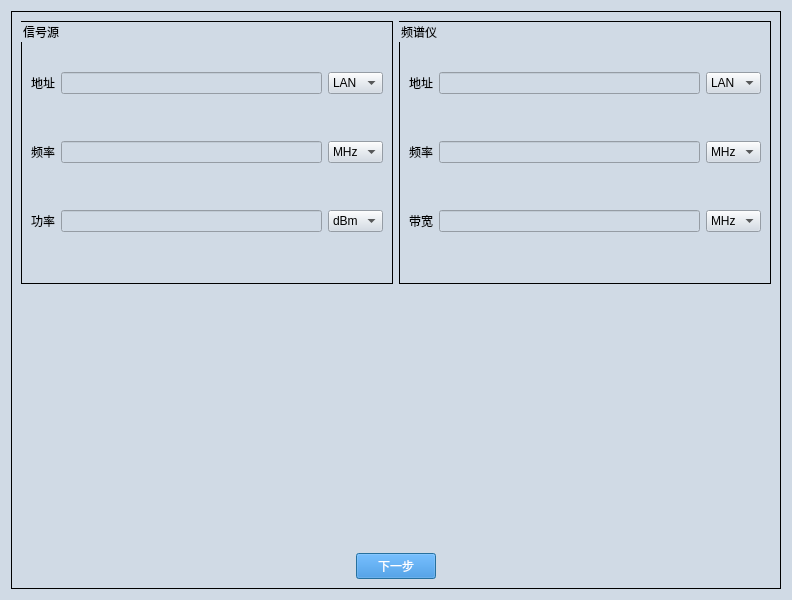
<?xml version="1.0" encoding="UTF-8"?>
<ui version="4.0">
 <class>Dialog</class>
 <widget class="QDialog" name="Dialog">
  <property name="geometry">
   <rect>
    <x>0</x>
    <y>0</y>
    <width>792</width>
    <height>600</height>
   </rect>
  </property>
  <property name="font">
   <font>
    <family>Microsoft YaHei</family>
    <pointsize>14</pointsize>
   </font>
  </property>
  <property name="windowTitle">
   <string>Dialog</string>
  </property>
  <property name="styleSheet">
   <string notr="true">QDialog{
background-color:#D0DAE5;
}

QTextBrower{
background-color:#D0DAE5;
}

QLineEdit{
background-color:#D0DAE5;
}

QWidget{
background-color:#D0DAE5;
}

QStackedWidget{
background-color:#D0DAE5;
}

QHeaderView{
background-color:#D0DAE5;
}

QLabel{
font-size:12px;
font-family:Microsoft YaHei;
background-color:#D0DAE5;
}

QPushButton{         /*按钮自适应拉伸背景*/
border-width: 2px 15px 2px 15px;
background-color:#2884D8;
color: #FFFFFF;
font-size:12px;
font-family:Microsoft YaHei;
}

QGroupBox{
font-size:12px;
font-family:Microsoft YaHei;
border:1px solid rgb(0, 0, 0); 
}</string>
  </property>
  <layout class="QGridLayout" name="gridLayout_2">
   <item row="0" column="0">
    <widget class="QGroupBox" name="groupBox">
     <property name="title">
      <string/>
     </property>
     <layout class="QGridLayout" name="gridLayout_4" rowstretch="1,0,1,0">
      <item row="3" column="0" colspan="2">
       <layout class="QGridLayout" name="gridLayout">
        <item row="0" column="0">
         <spacer name="horizontalSpacer">
          <property name="orientation">
           <enum>Qt::Horizontal</enum>
          </property>
          <property name="sizeHint" stdset="0">
           <size>
            <width>40</width>
            <height>20</height>
           </size>
          </property>
         </spacer>
        </item>
        <item row="0" column="1">
         <widget class="QPushButton" name="pushButton_next">
          <property name="text">
           <string>下一步</string>
          </property>
         </widget>
        </item>
        <item row="0" column="2">
         <spacer name="horizontalSpacer_2">
          <property name="orientation">
           <enum>Qt::Horizontal</enum>
          </property>
          <property name="sizeHint" stdset="0">
           <size>
            <width>40</width>
            <height>20</height>
           </size>
          </property>
         </spacer>
        </item>
       </layout>
      </item>
      <item row="0" column="0" rowspan="2" colspan="2">
       <layout class="QHBoxLayout" name="horizontalLayout">
        <item>
         <widget class="QGroupBox" name="groupBox_2">
          <property name="title">
           <string>信号源</string>
          </property>
          <layout class="QGridLayout" name="gridLayout_3">
           <item row="0" column="2">
            <widget class="QComboBox" name="comboBox_sg_addr">
             <item>
              <property name="text">
               <string>LAN</string>
              </property>
             </item>
            </widget>
           </item>
           <item row="1" column="0">
            <widget class="QLabel" name="label">
             <property name="text">
              <string>频率</string>
             </property>
            </widget>
           </item>
           <item row="1" column="1">
            <widget class="QLineEdit" name="lineEdit_freq_sg"/>
           </item>
           <item row="1" column="2">
            <widget class="QComboBox" name="comboBox_sg_freq">
             <item>
              <property name="text">
               <string>MHz</string>
              </property>
             </item>
            </widget>
           </item>
           <item row="2" column="0">
            <widget class="QLabel" name="label_2">
             <property name="text">
              <string>功率</string>
             </property>
            </widget>
           </item>
           <item row="2" column="1">
            <widget class="QLineEdit" name="lineEdit_power_sg"/>
           </item>
           <item row="2" column="2">
            <widget class="QComboBox" name="comboBox_sg_power">
             <item>
              <property name="text">
               <string>dBm</string>
              </property>
             </item>
            </widget>
           </item>
           <item row="0" column="1">
            <widget class="QLineEdit" name="lineEdit_addr_sg"/>
           </item>
           <item row="0" column="0">
            <widget class="QLabel" name="label_5">
             <property name="text">
              <string>地址</string>
             </property>
            </widget>
           </item>
          </layout>
         </widget>
        </item>
        <item>
         <widget class="QGroupBox" name="groupBox_4">
          <property name="title">
           <string>频谱仪</string>
          </property>
          <layout class="QGridLayout" name="gridLayout_5">
           <item row="0" column="2">
            <widget class="QComboBox" name="comboBox_sa_addr">
             <item>
              <property name="text">
               <string>LAN</string>
              </property>
             </item>
            </widget>
           </item>
           <item row="1" column="0">
            <widget class="QLabel" name="label_7">
             <property name="text">
              <string>频率</string>
             </property>
            </widget>
           </item>
           <item row="1" column="1">
            <widget class="QLineEdit" name="lineEdit_freq_sa"/>
           </item>
           <item row="1" column="2">
            <widget class="QComboBox" name="comboBox_sa_freq">
             <item>
              <property name="text">
               <string>MHz</string>
              </property>
             </item>
            </widget>
           </item>
           <item row="2" column="0">
            <widget class="QLabel" name="label_8">
             <property name="text">
              <string>带宽</string>
             </property>
            </widget>
           </item>
           <item row="2" column="1">
            <widget class="QLineEdit" name="lineEdit_bw_sa"/>
           </item>
           <item row="2" column="2">
            <widget class="QComboBox" name="comboBox_sa_bw">
             <item>
              <property name="text">
               <string>MHz</string>
              </property>
             </item>
            </widget>
           </item>
           <item row="0" column="1">
            <widget class="QLineEdit" name="lineEdit_addr_sa"/>
           </item>
           <item row="0" column="0">
            <widget class="QLabel" name="label_9">
             <property name="text">
              <string>地址</string>
             </property>
            </widget>
           </item>
          </layout>
         </widget>
        </item>
       </layout>
      </item>
     </layout>
    </widget>
   </item>
  </layout>
 </widget>
 <resources>
  <include location="iconQrc.qrc"/>
 </resources>
 <connections/>
</ui>
